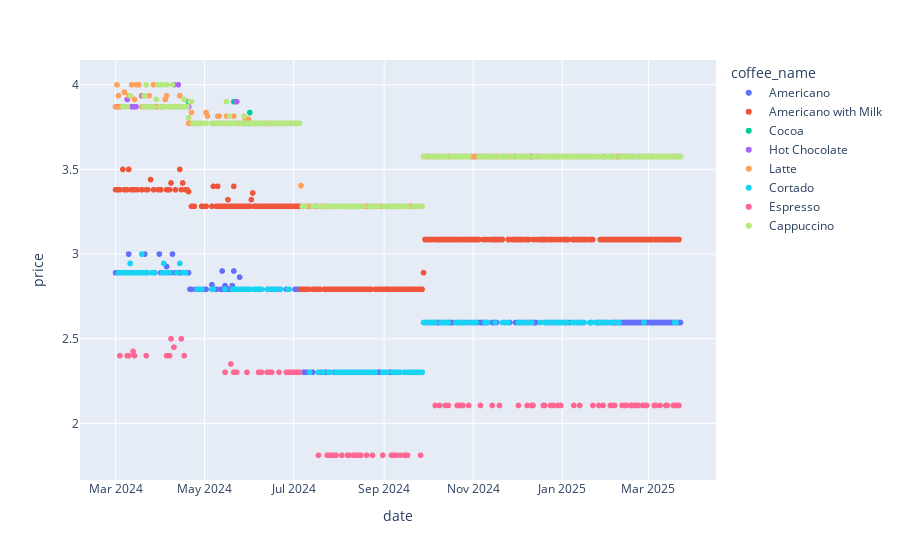

The code cell stored with this chart in its notebook:
### Code cell
quarter_df = df.groupby(['date', 'coffee_name']).agg({'price': 'mean'}).reset_index()
quarter_df.head()
fig = px.scatter(x='date', y='price', color='coffee_name', data_frame=quarter_df)

fig.show()

### Figure 1 — Plotly figure (JSON) as saved in the notebook; plotly's stock layout.template omitted (floating-point values rounded to 4 significant figures; data arrays with more than 128 entries replaced by an {"elided": "..."} marker saying what was removed)
{"data": [{"hovertemplate": "coffee_name=Americano<br>date=%{x}<br>price=%{y}<extra></extra>", "legendgroup": "Americano", "marker": {"color": "#636efa", "symbol": "circle"}, "mode": "markers", "name": "Americano", "showlegend": true, "type": "scattergl", "x": {"elided": "249 str values"}, "xaxis": "x", "y": {"elided": "249 float values"}, "yaxis": "y"}, {"hovertemplate": "coffee_name=Americano with Milk<br>date=%{x}<br>price=%{y}<extra></extra>", "legendgroup": "Americano with Milk", "marker": {"color": "#EF553B", "symbol": "circle"}, "mode": "markers", "name": "Americano with Milk", "showlegend": true, "type": "scattergl", "x": {"elided": "316 str values"}, "xaxis": "x", "y": {"elided": "316 float values"}, "yaxis": "y"}, {"hovertemplate": "coffee_name=Cocoa<br>date=%{x}<br>price=%{y}<extra></extra>", "legendgroup": "Cocoa", "marker": {"color": "#00cc96", "symbol": "circle"}, "mode": "markers", "name": "Cocoa", "showlegend": true, "type": "scattergl", "x": {"elided": "141 str values"}, "xaxis": "x", "y": {"elided": "141 float values"}, "yaxis": "y"}, {"hovertemplate": "coffee_name=Hot Chocolate<br>date=%{x}<br>price=%{y}<extra></extra>", "legendgroup": "Hot Chocolate", "marker": {"color": "#ab63fa", "symbol": "circle"}, "mode": "markers", "name": "Hot Chocolate", "showlegend": true, "type": "scattergl", "x": {"elided": "160 str values"}, "xaxis": "x", "y": {"elided": "160 float values"}, "yaxis": "y"}, {"hovertemplate": "coffee_name=Latte<br>date=%{x}<br>price=%{y}<extra></extra>", "legendgroup": "Latte", "marker": {"color": "#FFA15A", "symbol": "circle"}, "mode": "markers", "name": "Latte", "showlegend": true, "type": "scattergl", "x": {"elided": "307 str values"}, "xaxis": "x", "y": {"elided": "307 float values"}, "yaxis": "y"}, {"hovertemplate": "coffee_name=Cortado<br>date=%{x}<br>price=%{y}<extra></extra>", "legendgroup": "Cortado", "marker": {"color": "#19d3f3", "symbol": "circle"}, "mode": "markers", "name": "Cortado", "showlegend": true, "type": "scattergl", "x": {"elided": "173 str values"}, "xaxis": "x", "y": {"elided": "173 float values"}, "yaxis": "y"}, {"hovertemplate": "coffee_name=Espresso<br>date=%{x}<br>price=%{y}<extra></extra>", "legendgroup": "Espresso", "marker": {"color": "#FF6692", "symbol": "circle"}, "mode": "markers", "name": "Espresso", "showlegend": true, "type": "scattergl", "x": ["2024-03-04T00:00:00", "2024-03-09T00:00:00", "2024-03-10T00:00:00", "2024-03-13T00:00:00", "2024-03-14T00:00:00", "2024-03-22T00:00:00", "2024-04-05T00:00:00", "2024-04-07T00:00:00", "2024-04-08T00:00:00", "2024-04-10T00:00:00", "2024-04-15T00:00:00", "2024-04-17T00:00:00", "2024-05-15T00:00:00", "2024-05-19T00:00:00", "2024-05-21T00:00:00", "2024-05-23T00:00:00", "2024-05-30T00:00:00", "2024-06-07T00:00:00", "2024-06-09T00:00:00", "2024-06-13T00:00:00", "2024-06-15T00:00:00", "2024-06-16T00:00:00", "2024-06-21T00:00:00", "2024-06-26T00:00:00", "2024-06-28T00:00:00", "2024-06-30T00:00:00", "2024-07-01T00:00:00", "2024-07-03T00:00:00", "2024-07-05T00:00:00", "2024-07-18T00:00:00", "2024-07-24T00:00:00", "2024-07-25T00:00:00", "2024-07-26T00:00:00", "2024-07-27T00:00:00", "2024-07-28T00:00:00", "2024-07-30T00:00:00", "2024-08-03T00:00:00", "2024-08-07T00:00:00", "2024-08-08T00:00:00", "2024-08-11T00:00:00", "2024-08-12T00:00:00", "2024-08-14T00:00:00", "2024-08-15T00:00:00", "2024-08-16T00:00:00", "2024-08-20T00:00:00", "2024-08-24T00:00:00", "2024-08-31T00:00:00", "2024-09-06T00:00:00", "2024-09-07T00:00:00", "2024-09-09T00:00:00", "2024-09-12T00:00:00", "2024-09-15T00:00:00", "2024-09-17T00:00:00", "2024-09-26T00:00:00", "2024-10-06T00:00:00", "2024-10-09T00:00:00", "2024-10-13T00:00:00", "2024-10-15T00:00:00", "2024-10-21T00:00:00", "2024-10-22T00:00:00", "2024-10-23T00:00:00", "2024-10-25T00:00:00", "2024-10-29T00:00:00", "2024-11-06T00:00:00", "2024-11-14T00:00:00", "2024-11-19T00:00:00", "2024-12-02T00:00:00", "2024-12-08T00:00:00", "2024-12-11T00:00:00", "2024-12-12T00:00:00", "2024-12-19T00:00:00", "2024-12-20T00:00:00", "2024-12-24T00:00:00", "2024-12-26T00:00:00", "2024-12-29T00:00:00", "2024-12-31T00:00:00", "2025-01-09T00:00:00", "2025-01-13T00:00:00", "2025-01-22T00:00:00", "2025-01-26T00:00:00", "2025-01-29T00:00:00", "2025-02-03T00:00:00", "2025-02-05T00:00:00", "2025-02-06T00:00:00", "2025-02-11T00:00:00", "2025-02-13T00:00:00", "2025-02-14T00:00:00", "2025-02-17T00:00:00", "2025-02-18T00:00:00", "2025-02-20T00:00:00", "2025-02-21T00:00:00", "2025-02-22T00:00:00", "2025-02-25T00:00:00", "2025-02-27T00:00:00", "2025-02-28T00:00:00", "2025-03-05T00:00:00", "2025-03-06T00:00:00", "2025-03-09T00:00:00", "2025-03-13T00:00:00", "2025-03-14T00:00:00", "2025-03-18T00:00:00", "2025-03-19T00:00:00", "2025-03-20T00:00:00", "2025-03-22T00:00:00"], "xaxis": "x", "y": [2.4, 2.4, 2.4, 2.425, 2.4, 2.4, 2.4, 2.4, 2.5, 2.45, 2.5, 2.4, 2.302, 2.351, 2.302, 2.302, 2.302, 2.302, 2.302, 2.302, 2.302, 2.302, 2.302, 2.302, 2.302, 2.302, 2.302, 2.302, 2.302, 1.812, 1.812, 1.812, 1.812, 1.812, 1.812, 1.812, 1.812, 1.812, 1.812, 1.812, 1.812, 1.812, 1.812, 1.812, 1.812, 1.812, 1.812, 1.812, 1.812, 1.812, 1.812, 1.812, 1.812, 1.812, 2.106, 2.106, 2.106, 2.106, 2.106, 2.106, 2.106, 2.106, 2.106, 2.106, 2.106, 2.106, 2.106, 2.106, 2.106, 2.106, 2.106, 2.106, 2.106, 2.106, 2.106, 2.106, 2.106, 2.106, 2.106, 2.106, 2.106, 2.106, 2.106, 2.106, 2.106, 2.106, 2.106, 2.106, 2.106, 2.106, 2.106, 2.106, 2.106, 2.106, 2.106, 2.106, 2.106, 2.106, 2.106, 2.106, 2.106, 2.106, 2.106, 2.106], "yaxis": "y"}, {"hovertemplate": "coffee_name=Cappuccino<br>date=%{x}<br>price=%{y}<extra></extra>", "legendgroup": "Cappuccino", "marker": {"color": "#B6E880", "symbol": "circle"}, "mode": "markers", "name": "Cappuccino", "showlegend": true, "type": "scattergl", "x": {"elided": "261 str values"}, "xaxis": "x", "y": {"elided": "261 float values"}, "yaxis": "y"}], "layout": {"legend": {"title": {"text": "coffee_name"}, "tracegroupgap": 0}, "margin": {"t": 60}, "xaxis": {"anchor": "y", "domain": [0, 1], "title": {"text": "date"}}, "yaxis": {"anchor": "x", "domain": [0, 1], "title": {"text": "price"}}}}
